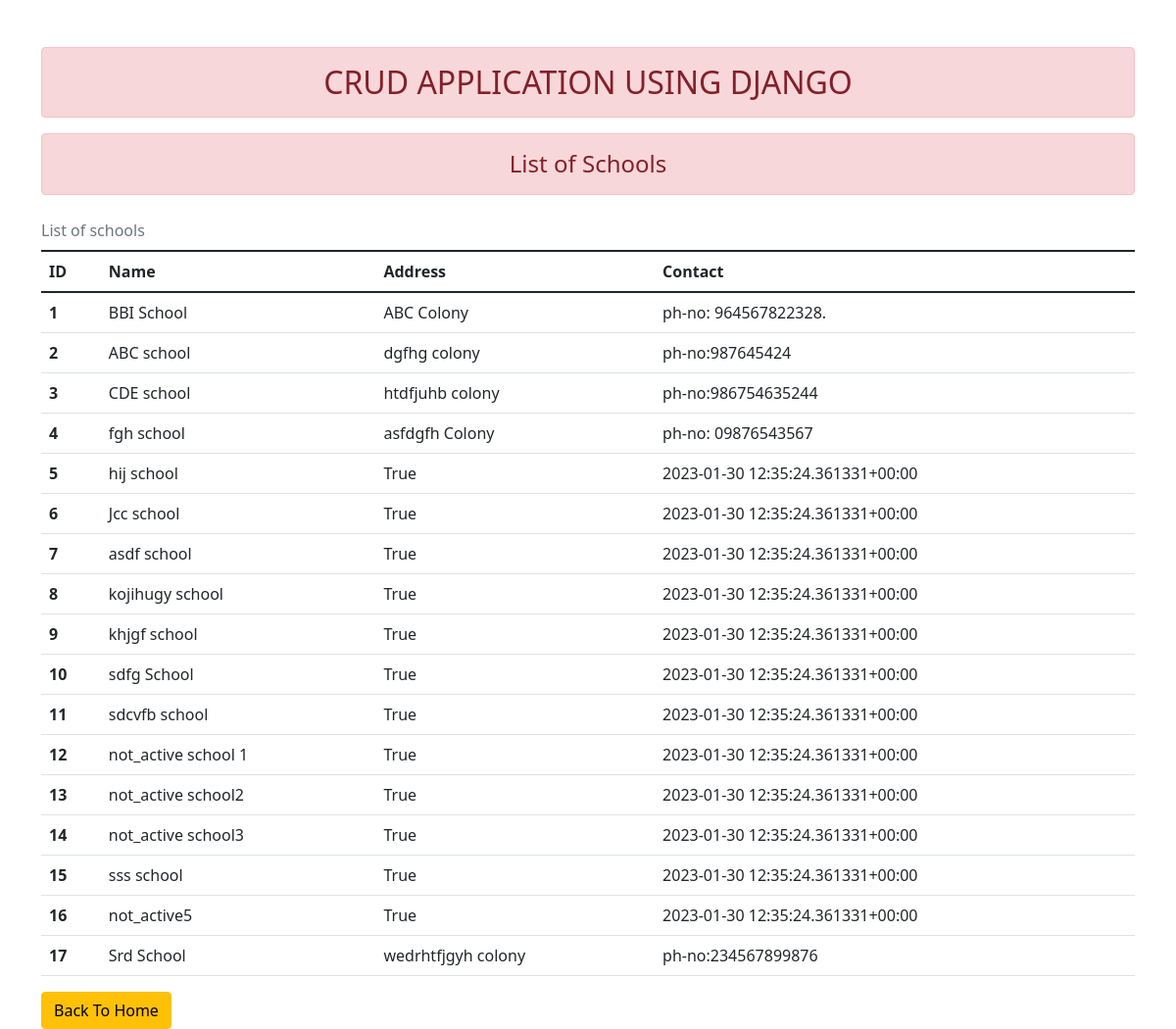
Screenshot of /schools/ with the database file from the repository.
### enroll/models.py (models this page shows, shortened)
class School(models.Model):
    name = models.CharField(max_length=100)
    address = models.CharField(max_length=200)
    contact = models.CharField(max_length=100)
    is_active = models.BooleanField(default=True)

### enroll/views.py (the view)
# urls.py: path('schools/', views.show_schools, name='schools'),
def show_schools(request):
    schools = School.objects.all()
    return render(request, 'enroll/show_schools.html', {'schools': schools})

### enroll/templates/enroll/show_schools.html
{% extends 'enroll/base.html' %}
{% block content %}
  <h4 class="text-center alert alert-danger">List of Schools</h4>
  {% if schools %}
  <table class="table caption-top">
    <caption>List of schools</caption>
    <thead>
      <tr>
        <th scope="col">ID</th>
        <th scope="col">Name</th>
        <th scope="col">Address</th>
        <th scope="col">Contact</th>
      </tr>
    </thead>
    <tbody>
      {% for school in schools %}
      <tr>
        <th scope="row">{{school.id}}</th>
        <td>{{school.name}}</td>
        <td>{{school.address}}</td>
        <td>{{school.contact}}</td>
      </tr>
      {% endfor %}
    </tbody>
  </table>
  {% else %}
  <h4 class="text-center alert alert-Warning">No Schools Found</h4>
  {% endif %}
  <a href="{% url 'addandshow'  %}" class="btn btn-warning">Back To Home</a>
{% endblock content %}

### rows the page displays
School: id "1", name "BBI School", address "ABC Colony", contact "ph-no: 964567822328."
School: id "2", name "ABC school", address "dgfhg colony", contact "ph-no:987645424"
School: id "3", name "CDE school", address "htdfjuhb colony", contact "ph-no:986754635244"
School: id "4", name "fgh school", address "asfdgfh Colony", contact "ph-no: 09876543567"
School: id "5", name "hij school", address "True", contact "2023-01-30 12:35:24.361331+00:00"
School: id "6", name "Jcc school", address "True", contact "2023-01-30 12:35:24.361331+00:00"
School: id "7", name "asdf school", address "True", contact "2023-01-30 12:35:24.361331+00:00"
School: id "8", name "kojihugy school", address "True", contact "2023-01-30 12:35:24.361331+00:00"
School: id "9", name "khjgf school", address "True", contact "2023-01-30 12:35:24.361331+00:00"
School: id "10", name "sdfg School", address "True", contact "2023-01-30 12:35:24.361331+00:00"
School: id "11", name "sdcvfb school", address "True", contact "2023-01-30 12:35:24.361331+00:00"
School: id "12", name "not_active school 1", address "True", contact "2023-01-30 12:35:24.361331+00:00"
School: id "13", name "not_active school2", address "True", contact "2023-01-30 12:35:24.361331+00:00"
School: id "14", name "not_active school3", address "True", contact "2023-01-30 12:35:24.361331+00:00"
School: id "15", name "sss school", address "True", contact "2023-01-30 12:35:24.361331+00:00"
School: id "16", name "not_active5", address "True", contact "2023-01-30 12:35:24.361331+00:00"
School: id "17", name "Srd School", address "wedrhtfjgyh colony", contact "ph-no:234567899876"
